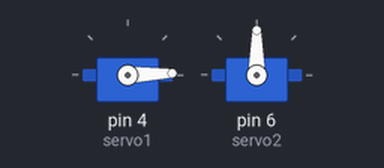
Bench run of a sketch on a simulated Arduino Uno, built with avr-gcc and run on an emulated ATmega328P. On the bench: 2 × servo.

Above: at 0.05 s.
At 3.0 s:
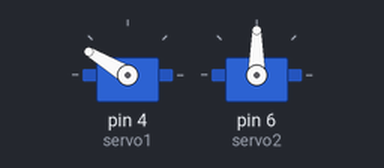
At 6.0 s:
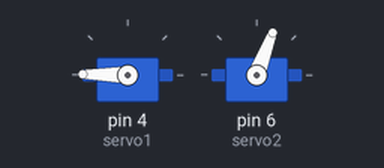
At 12.0 s:
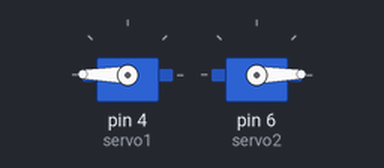
Timing chart, 0 to 15.6 s (numbered marks = the images above):
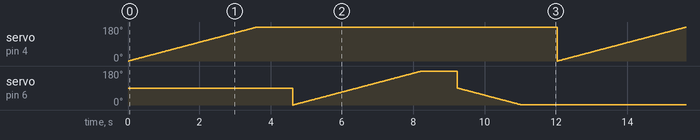

The sketch:

ServoVelocidadLenta.ino
```cpp
/*
Proceso: ServoVelocidadLenta.ino
Descripción: Probando la velocidad lenta de un solo servomotor
Fecha: 11-05-2024
Autor: José Javier LLoris Roig
Email: javierllorisprogramador@gmail.comandos

HISTORICO:
--------------------------------------------------------------------------
02-09-24 Si parcheo la parte del código que devuelve el servo a su
         posición inicial ( que es la parte que resta en el FOR )
         funciona bien.

*/

// Incluimos la libreria para los servo motores
   #include <Servo.h>

// Declaramos los objetos para los 4 servo motores
   Servo servo1; // servomotor1
   Servo servo2; // servomotor2

// Declaramos de variables
   int ang;      // angulo de movimiento

//------------------------------------------------------------------------
// Configuramos el entorno
//------------------------------------------------------------------------
void setup()
{

// Configuramos los pins a cada servo motor
   servo1.attach(4);  // servomotor 1 en pin 9
   servo2.attach(6); // servomotor 2 en pin 10
}

//------------------------------------------------------------------------
// La función loop se respite conr m,tinuamente
// Es como un bucle While .T ; End en otros lenguajes de programación
//------------------------------------------------------------------------
void loop()
{

//---------------------------------------------------------------
// Movimientos para el servo motor 1
//---------------------------------------------------------------

   // Movimientos para el primer servomotor 1 hacia adelante
   for ( ang=0; ang<180; ang++ )
   {
      servo1.write( ang );
      delay(20);
   }
     delay(1000);

/*
   // Movimientos para el primer servomotor 1 hacia atras
   for ( ang=180; ang>0; ang-- )
   {
      servo1.write( ang );
      delay(20);
   }
   delay(1000);
*/

//---------------------------------------------------------------
// Movimientos para el servo motor 2
//---------------------------------------------------------------

   // Movimientos para el primer servomotor 2 hacia adelante
   for ( ang=0; ang<180; ang++ )
   {
      servo2.write( ang );
      delay(20);
   }
   delay(1000);

   // Movimientos para el primer servomotor 2 hacia atras
   for ( ang=90; ang>0; ang-- )
   {
      servo2.write( ang );
      delay(20);
   }
   delay(1000);
   //exit(0);

}
```

Measured:
- by itself, servo on pin 4 (servo1): ramps from 0° to 179° and jumps back, once every 12.0 s
